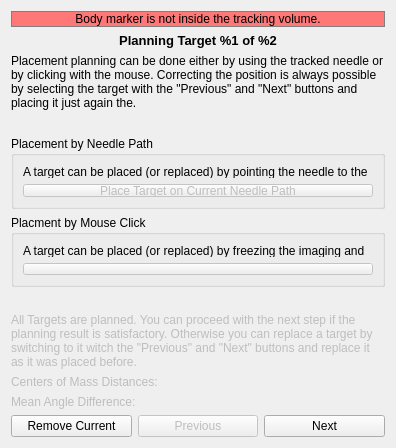
<?xml version="1.0" encoding="UTF-8"?>
<ui version="4.0">
 <class>QmitkUSNavigationStepPlacementPlanning</class>
 <widget class="QWidget" name="QmitkUSNavigationStepPlacementPlanning">
  <property name="enabled">
   <bool>true</bool>
  </property>
  <property name="geometry">
   <rect>
    <x>0</x>
    <y>0</y>
    <width>396</width>
    <height>448</height>
   </rect>
  </property>
  <property name="windowTitle">
   <string>Form</string>
  </property>
  <layout class="QVBoxLayout" name="verticalLayout">
   <item>
    <widget class="QLabel" name="bodyMarkerTrackingStatusLabel">
     <property name="styleSheet">
      <string notr="true">
              background-color: #ff7878; margin-right: 1em; margin-left: 1em;
              border: 1px solid grey
            </string>
     </property>
     <property name="text">
      <string>Body marker is not inside the tracking volume.</string>
     </property>
     <property name="alignment">
      <set>Qt::AlignCenter</set>
     </property>
     <property name="wordWrap">
      <bool>true</bool>
     </property>
    </widget>
   </item>
   <item>
    <widget class="QLabel" name="currentTargetLabel">
     <property name="font">
      <font>
       <pointsize>10</pointsize>
       <weight>75</weight>
       <bold>true</bold>
      </font>
     </property>
     <property name="text">
      <string>Planning Target %1 of %2</string>
     </property>
     <property name="alignment">
      <set>Qt::AlignCenter</set>
     </property>
    </widget>
   </item>
   <item>
    <widget class="QLabel" name="label_4">
     <property name="text">
      <string>Placement planning can be done either by using the tracked needle or by clicking with the mouse. Correcting the position is always possible by selecting the target with the &quot;Previous&quot; and &quot;Next&quot; buttons and placing it just again the.</string>
     </property>
     <property name="wordWrap">
      <bool>true</bool>
     </property>
    </widget>
   </item>
   <item>
    <spacer name="verticalSpacer_3">
     <property name="orientation">
      <enum>Qt::Vertical</enum>
     </property>
     <property name="sizeType">
      <enum>QSizePolicy::Fixed</enum>
     </property>
     <property name="sizeHint" stdset="0">
      <size>
       <width>20</width>
       <height>20</height>
      </size>
     </property>
    </spacer>
   </item>
   <item>
    <widget class="QGroupBox" name="groupBox">
     <property name="title">
      <string>Placement by Needle Path</string>
     </property>
     <layout class="QVBoxLayout" name="verticalLayout_2">
      <item>
       <widget class="QLabel" name="label_3">
        <property name="text">
         <string>A target can be placed (or replaced) by pointing the needle to the desired position on the target surface and hitting the button below.</string>
        </property>
        <property name="wordWrap">
         <bool>true</bool>
        </property>
       </widget>
      </item>
      <item>
       <widget class="QPushButton" name="placeTargetButton">
        <property name="enabled">
         <bool>false</bool>
        </property>
        <property name="text">
         <string>Place Target on Current Needle Path</string>
        </property>
        <property name="icon">
         <iconset resource="../../../resources/USNavigation.qrc">
          <normaloff>:/USNavigation/accept.png</normaloff>:/USNavigation/accept.png</iconset>
        </property>
       </widget>
      </item>
     </layout>
    </widget>
   </item>
   <item>
    <widget class="QGroupBox" name="groupBox_2">
     <property name="title">
      <string>Placment by Mouse Click</string>
     </property>
     <layout class="QVBoxLayout" name="verticalLayout_3">
      <item>
       <widget class="QLabel" name="label_2">
        <property name="text">
         <string>A target can be placed (or replaced) by freezing the imaging and then left clicking into the render window at the desired positon.</string>
        </property>
        <property name="wordWrap">
         <bool>true</bool>
        </property>
       </widget>
      </item>
      <item>
       <widget class="QmitkUSNavigationFreezeButton" name="freezeImageButton">
        <property name="enabled">
         <bool>false</bool>
        </property>
       </widget>
      </item>
     </layout>
    </widget>
   </item>
   <item>
    <spacer name="verticalSpacer_2">
     <property name="orientation">
      <enum>Qt::Vertical</enum>
     </property>
     <property name="sizeType">
      <enum>QSizePolicy::Fixed</enum>
     </property>
     <property name="sizeHint" stdset="0">
      <size>
       <width>20</width>
       <height>20</height>
      </size>
     </property>
    </spacer>
   </item>
   <item>
    <widget class="QLabel" name="allTargetsPlannedLabel">
     <property name="enabled">
      <bool>false</bool>
     </property>
     <property name="text">
      <string>All Targets are planned. You can proceed with the next step if the planning result is satisfactory. Otherwise you can replace a target by switching to it witch the &quot;Previous&quot; and &quot;Next&quot; buttons and replace it as it was placed before.</string>
     </property>
     <property name="wordWrap">
      <bool>true</bool>
     </property>
    </widget>
   </item>
   <item>
    <layout class="QFormLayout" name="formLayout">
     <item row="0" column="0">
      <widget class="QLabel" name="centersOfMassLabel">
       <property name="enabled">
        <bool>false</bool>
       </property>
       <property name="text">
        <string>Centers of Mass Distances:</string>
       </property>
      </widget>
     </item>
     <item row="1" column="0">
      <widget class="QLabel" name="angleDifferenceLabel">
       <property name="enabled">
        <bool>false</bool>
       </property>
       <property name="text">
        <string>Mean Angle Difference:</string>
       </property>
      </widget>
     </item>
     <item row="0" column="1">
      <widget class="QLabel" name="centersOfMassValue">
       <property name="enabled">
        <bool>false</bool>
       </property>
       <property name="text">
        <string/>
       </property>
      </widget>
     </item>
     <item row="1" column="1">
      <widget class="QLabel" name="angleDifferenceValue">
       <property name="enabled">
        <bool>false</bool>
       </property>
       <property name="text">
        <string/>
       </property>
      </widget>
     </item>
    </layout>
   </item>
   <item>
    <layout class="QHBoxLayout" name="horizontalLayout">
     <item>
      <widget class="QPushButton" name="removeButton">
       <property name="text">
        <string>Remove Current</string>
       </property>
       <property name="icon">
        <iconset resource="../../../resources/USNavigation.qrc">
         <normaloff>:/USNavigation/minus.png</normaloff>:/USNavigation/minus.png</iconset>
       </property>
      </widget>
     </item>
     <item>
      <widget class="QPushButton" name="previousButton">
       <property name="enabled">
        <bool>false</bool>
       </property>
       <property name="text">
        <string>Previous</string>
       </property>
       <property name="icon">
        <iconset resource="../../../resources/USNavigation.qrc">
         <normaloff>:/USNavigation/go-previous.png</normaloff>:/USNavigation/go-previous.png</iconset>
       </property>
      </widget>
     </item>
     <item>
      <widget class="QPushButton" name="nextButton">
       <property name="text">
        <string>Next</string>
       </property>
       <property name="icon">
        <iconset resource="../../../resources/USNavigation.qrc">
         <normaloff>:/USNavigation/go-next.png</normaloff>:/USNavigation/go-next.png</iconset>
       </property>
      </widget>
     </item>
    </layout>
   </item>
   <item>
    <spacer name="verticalSpacer">
     <property name="orientation">
      <enum>Qt::Vertical</enum>
     </property>
     <property name="sizeHint" stdset="0">
      <size>
       <width>20</width>
       <height>40</height>
      </size>
     </property>
    </spacer>
   </item>
  </layout>
 </widget>
 <customwidgets>
  <customwidget>
   <class>QmitkUSNavigationFreezeButton</class>
   <extends>QPushButton</extends>
   <header>src/internal/Widgets/QmitkUSNavigationFreezeButton.h</header>
  </customwidget>
 </customwidgets>
 <resources>
  <include location="../../../resources/USNavigation.qrc"/>
 </resources>
 <connections>
  <connection>
   <sender>previousButton</sender>
   <signal>clicked()</signal>
   <receiver>QmitkUSNavigationStepPlacementPlanning</receiver>
   <slot>OnGoToPreviousTarget()</slot>
   <hints>
    <hint type="sourcelabel">
     <x>71</x>
     <y>40</y>
    </hint>
    <hint type="destinationlabel">
     <x>199</x>
     <y>65</y>
    </hint>
   </hints>
  </connection>
  <connection>
   <sender>nextButton</sender>
   <signal>clicked()</signal>
   <receiver>QmitkUSNavigationStepPlacementPlanning</receiver>
   <slot>OnGoToNextTarget()</slot>
   <hints>
    <hint type="sourcelabel">
     <x>328</x>
     <y>40</y>
    </hint>
    <hint type="destinationlabel">
     <x>199</x>
     <y>65</y>
    </hint>
   </hints>
  </connection>
  <connection>
   <sender>placeTargetButton</sender>
   <signal>clicked()</signal>
   <receiver>QmitkUSNavigationStepPlacementPlanning</receiver>
   <slot>OnPlaceTargetButtonClicked()</slot>
   <hints>
    <hint type="sourcelabel">
     <x>199</x>
     <y>119</y>
    </hint>
    <hint type="destinationlabel">
     <x>199</x>
     <y>72</y>
    </hint>
   </hints>
  </connection>
  <connection>
   <sender>removeButton</sender>
   <signal>clicked()</signal>
   <receiver>QmitkUSNavigationStepPlacementPlanning</receiver>
   <slot>OnRemoveCurrentTargetClicked()</slot>
   <hints>
    <hint type="sourcelabel">
     <x>71</x>
     <y>59</y>
    </hint>
    <hint type="destinationlabel">
     <x>199</x>
     <y>83</y>
    </hint>
   </hints>
  </connection>
 </connections>
 <slots>
  <slot>OnGoToPreviousTarget()</slot>
  <slot>OnGoToNextTarget()</slot>
  <slot>OnPlaceTargetButtonClicked()</slot>
  <slot>OnRemoveCurrentTargetClicked()</slot>
  <slot>OnFreeze(bool)</slot>
 </slots>
</ui>
